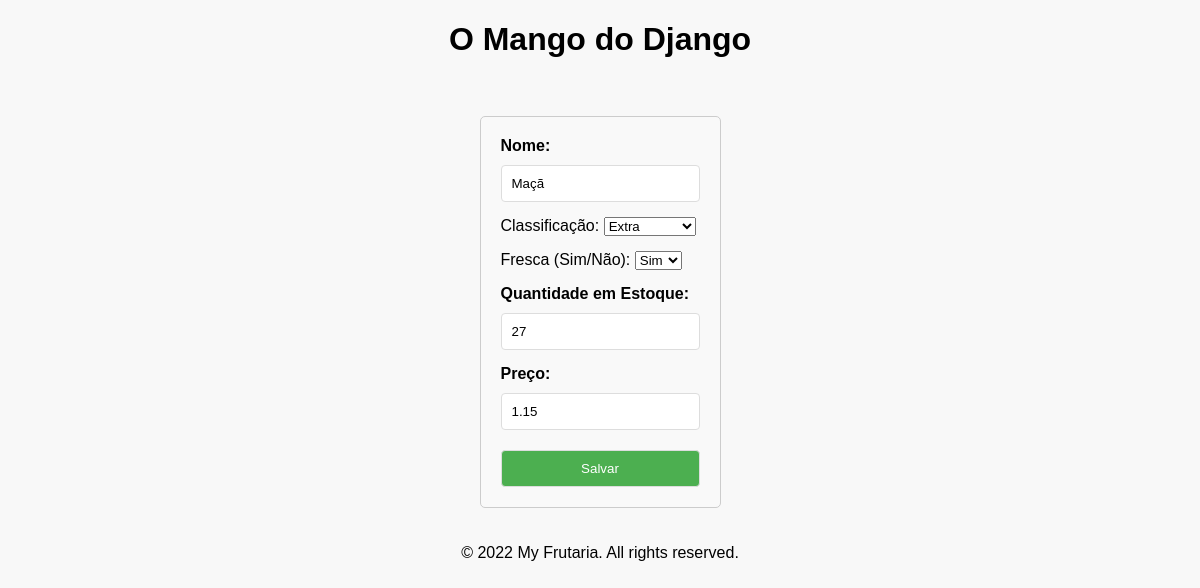
/fruit_edit/7/, run on the app's committed database.
### frutaria/models.py (models this page shows)
class Fruta(models.Model):
    nome = models.CharField(max_length=100)
    classificacao = models.CharField(max_length=100)
    fresca = models.BooleanField(default=True)
    qtd_estoque = models.IntegerField()
    preco = models.FloatField(default=0.00)

### frutaria/views.py (the view, shortened to what this page needs)
# urls.py: path('fruit_edit/<int:fruta_id>/', views.fruit_edit, name='fruit_edit'),
def fruit_edit(request, fruta_id):
    fruta = get_object_or_404(Fruta, pk=fruta_id)
    if request.method == 'GET':
        return render(request, 'edit_fruit.html', {'fruta': fruta})

### frutaria/templates/edit_fruit.html (shortened to what this page needs)
{% extends 'base.html' %}
{% block content %}
    <form method="POST" class="form-fruta">
        <div class="form-group">
            <label for="nome" class="form-label">Nome:</label>
            <input type="text" id="nome" name="nome" value="{{ fruta.nome }}" class="form-input">
        </div>
        <div class="form-group">
            <label for="classificacao">Classificação:</label>
            <select id="classificacao" name="classificacao" required>
                <option value="Extra">Extra</option>
            </select>
        </div>
        <div class="form-group">
            <label for="fresca">Fresca (Sim/Não):</label>
            <select id="fresca" name="fresca" required>
                <option value="True">Sim</option>
            </select>
        </div>
        <div class="form-group">
            <label for="qtd_estoque" class="form-label">Quantidade em Estoque:</label>
            <input type="number" id="qtd_estoque" name="qtd_estoque" value="{{ fruta.qtd_estoque }}" class="form-input">
        </div>
        <div class="form-group">
            <label for="preco" class="form-label">Preço:</label>
            <input type="number" id="preco" name="preco" value="{{ fruta.preco }}" class="form-input" step="0.01" min="0.01">
        </div>
        <input type="submit" value="Salvar" class="form-submit">
    </form>
{% endblock %}

### frutaria/static/style.css (style rules this page uses)
body { margin: 0; padding: 0; font-family: Arial, sans-serif; background-color: #f8f8f8; display: flex; flex-direction: column; justify-content: center; align-items: center; }
.form-fruta { max-width: 600px; margin: 20px auto; padding: 20px; border: 1px solid #ccc; border-radius: 5px; background-color: #f9f9f9; }
.form-group { margin-bottom: 15px; }
.form-label { display: block; margin-bottom: 5px; font-weight: bold; }
.form-input, .form-checkbox, .form-submit { width: 100%; padding: 10px; margin-top: 5px; border: 1px solid #ddd; border-radius: 4px; box-sizing: border-box; }
.form-submit { background-color: #4CAF50; color: white; cursor: pointer; }

### data on the page
Fruta: nome "Maçã", qtd_estoque "27", preco "1.15"
